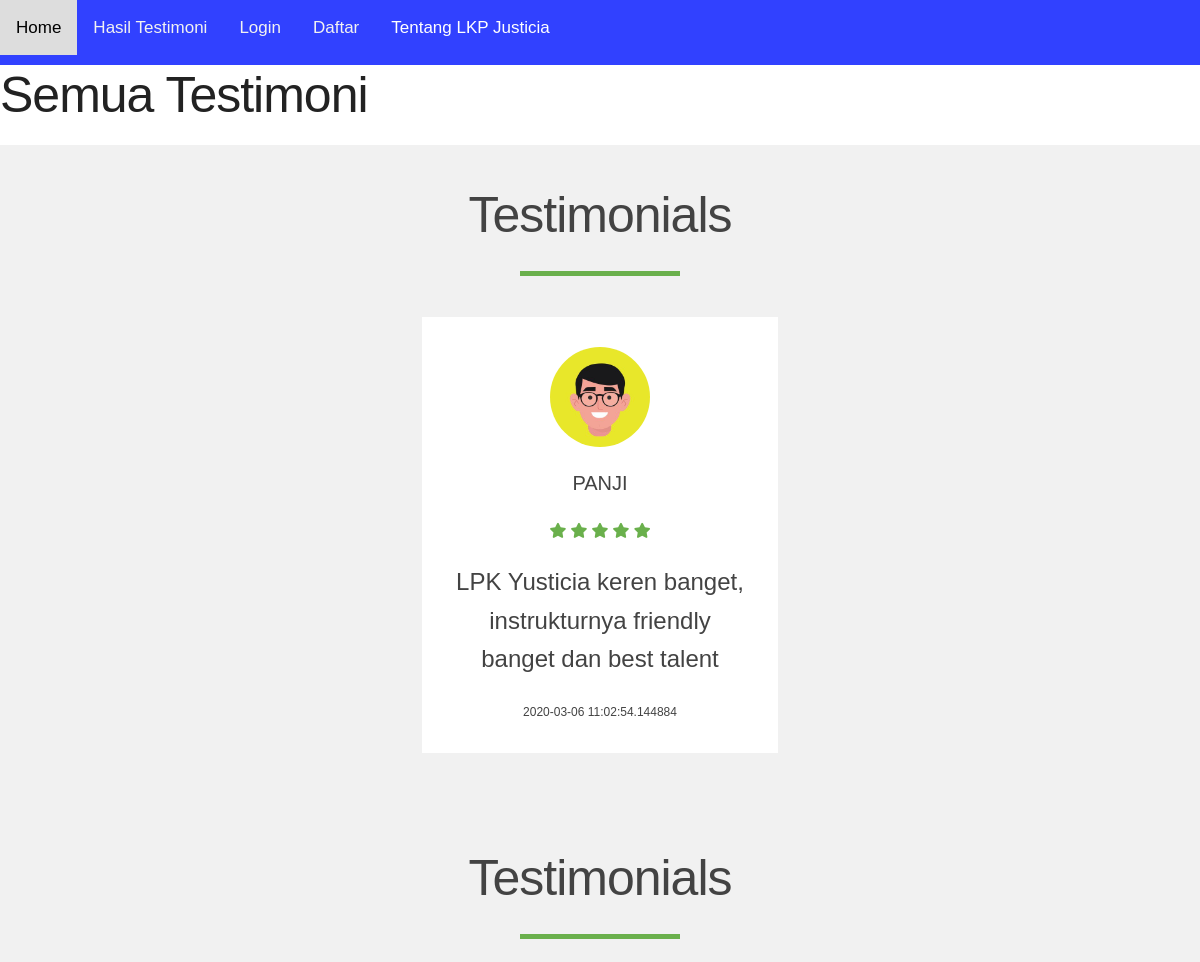
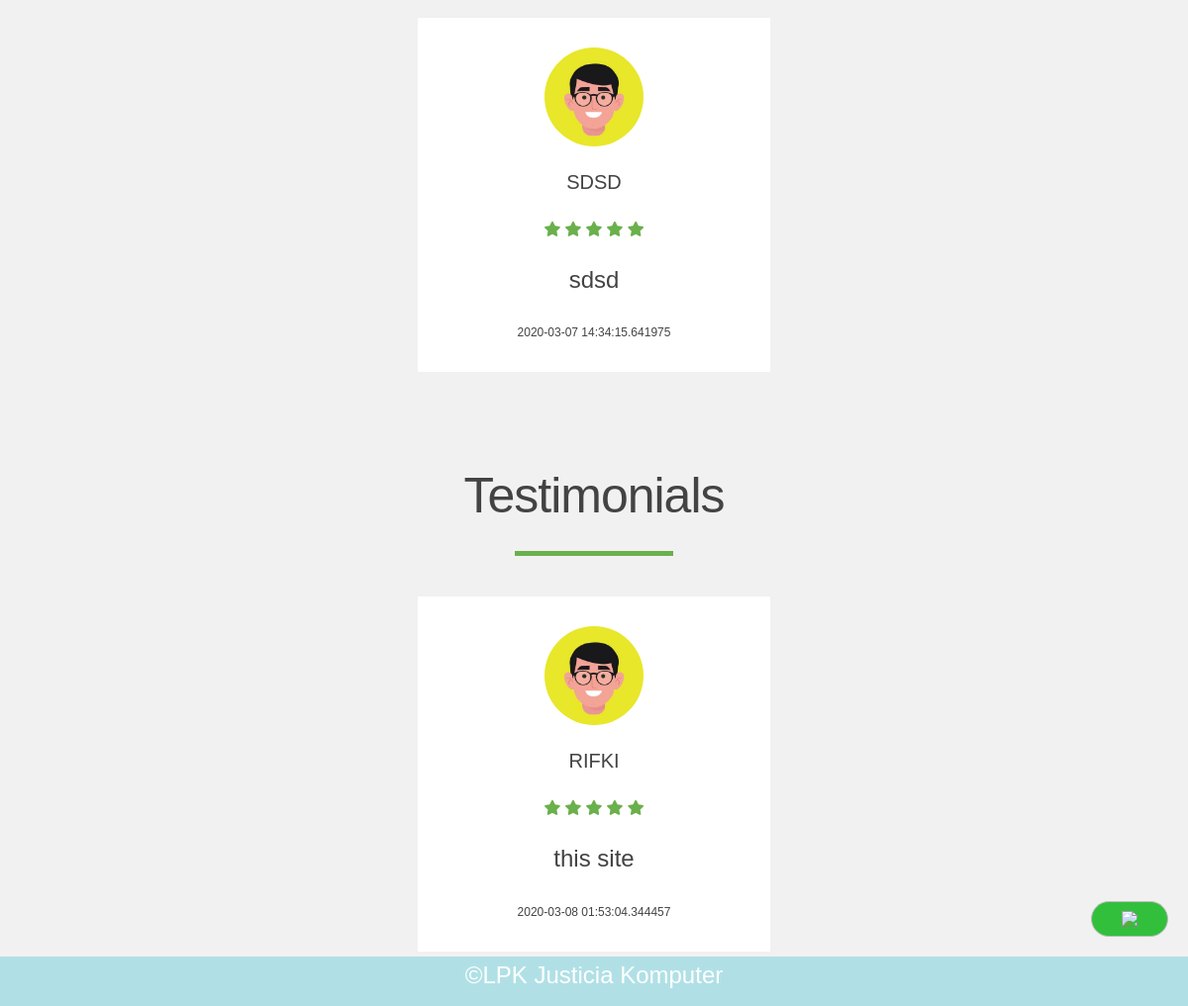
/hasiltesti, run on an earlier commit of the app's database (2 pictures, top to bottom).
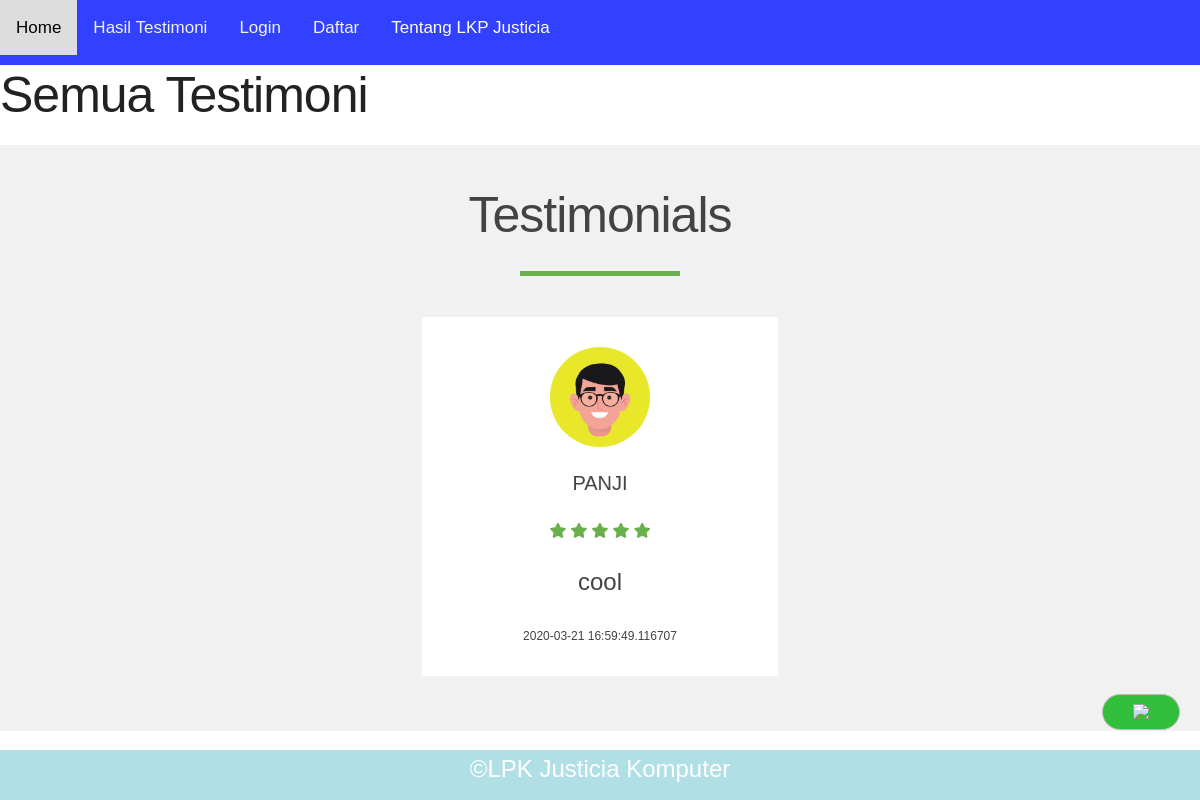
And on a later commit of the database.
### config.py (models this page shows, shortened)
class BlogPost(db.Model):
    id = db.Column(db.Integer, primary_key=True)
    nama = db.Column(db.String(100), nullable=False)
    content = db.Column(db.Text, nullable=False)
    author = db.Column(db.String(30), nullable=False, default='N/A')
    date_posted = db.Column(db.DateTime, nullable=False, default=datetime.utcnow)

### app.py (the view)
@app.route('/hasiltesti', methods=['GET', 'POST'])
def hasiltesti():
    nama = request.form.get('nama')
    content = request.form.get('content')
    all_posts = BlogPost.query.order_by(BlogPost.date_posted).all()
    return render_template('hasiltesti.html', posts=all_posts)

### templates/hasiltesti.html (shortened to what this page needs)
{% extends 'base.html' %}
{% block body %}
<h1> Semua Testimoni</h1>
  {% for post in posts %}
  <div class="testimonials">
      <div class="inner">
        <h1>Testimonials</h1>
        <div class="border"></div>
        <div class="row">
          <div class="col">
            <div class="testimonial">
              <img src="static/foto/testi.jpg" alt="">
              <div class="name">{{ post.nama }}</div>
              <div class="stars">
                <i class="fas fa-star"></i>
                <i class="fas fa-star"></i>
                <i class="fas fa-star"></i>
                <i class="fas fa-star"></i>
                <i class="fas fa-star"></i>
              </div>
              <p>
                {{ post.content }}<br>
              </p>
                <small>{{ post.date_posted }}</small>
            </div>
          </div>
        </div>
      </div>
    </div>
    {% endfor %}
{% endblock %}

### templates/base.html (shortened to what this page needs)
<html>
  <head>
    <link rel="stylesheet" type="text/css" href="{{url_for('static', filename='main.css')}}">
    <link rel="stylesheet" href="https://cdnjs.cloudflare.com/ajax/libs/font-awesome/4.7.0/css/font-awesome.min.css">
      <link rel="stylesheet" href="https://use.fontawesome.com/releases/v5.5.0/css/all.css">
  </head>
    <body>
      <div class="topnav" id="myTopnav">
          <a href="{{ url_for('index') }}">Home</a>
          <div class="menu-malasngoding">
          <li class="dropdown"><a href="#">Tentang LKP Justicia</a>
			</li>
          <a href="{{ url_for('hasiltesti') }}">Hasil Testimoni</a>
          {% if current_user.is_authenticated %}
            <div class="dropdown"><a href="#">Soal & Modul</a>
              <ul class="isi-dropdown">
                <li><a href="{{url_for('soal')}}">Soal</a></li>
                  <li><a href="{{url_for('download')}}">Download</a></li>
                </ul>
            </div>
          <a href="{{ url_for('pagetestimoni') }}">Buat Testimoni</a>
          <a href="{{ url_for('logout') }}">Logout {{current_user.username}}</a>
          {% else %}
          <a href="{{ url_for('login') }}">Login</a>
          {% endif %}
          {% if not current_user.is_authenticated %}
          <a href="{{ url_for('register') }}">Daftar</a>
          {% endif %}
      </div>
        </div>
      {% block body %}
      {% endblock %}
      <div style="position:fixed;right:20px;bottom:60px;">
      <a href="https://api.whatsapp.com/send?phone=+6285799591597&text=Hallo LKP Justicia">
      <button style="background:#32C03C;vertical-align:center;height:36px;border-radius:50px">
      <img src="https://web.whatsapp.com/img/favicon/1x/favicon.png"> </button></a>
      </div>
    {% block footer %}
        <div class="footer">
  <p>&copy;LPK Justicia Komputer</p>
</div>
    {% endblock %}
    </body>
</html>

### static/main.css (style rules this page uses)
body { margin: 0; font-family: Arial, Helvetica, sans-serif; margin: 0; padding: 0; background-image: #90caf9 ; background-size: cover; background-position: center; background-repeat: no-repeat; background-attachment: fixed; font-family: sans-serif; }
p { font-size: 18pt; font-family: Arial; }
.topnav { overflow: hidden; background-color: #333; }
.topnav a { float: left; display: block; color: #f2f2f2; text-align: center; padding: 14px 16px; text-decoration: none; font-size: 17px; }
a { background-color: transparent; }
h1 { font-size: 2em; margin: 0.67em 0; }
small { font-size: 80%; }
img { border: 0; }
button, input, optgroup, select, textarea { color: inherit; font: inherit; margin: 0; }
button { overflow: visible; }
button, select { text-transform: none; }
button, html input[type="button"], input[type="reset"], input[type="submit"] { -webkit-appearance: button; cursor: pointer; }
html { font-size: 62.5%; }
body { font-size: 1.5em; line-height: 1.6; font-weight: 400; font-family: "Raleway", "HelveticaNeue", "Helvetica Neue", Helvetica, Arial, sans-serif; color: #222; }
h1, h2, h3, h4, h5, h6 { margin-top: 0; margin-bottom: 2rem; font-weight: 300; }
h1 { font-size: 4.0rem; line-height: 1.2; letter-spacing: -.1rem; }
@media (min-width: 550px) { h1 { font-size: 5.0rem; } }
p { margin-top: 0; }
a { color: #1EAEDB; }
.button, button, input[type="submit"], input[type="reset"], input[type="button"] { display: inline-block; height: 38px; padding: 0 30px; color: #555; text-align: center; font-size: 11px; font-weight: 600; line-height: 38px; letter-spacing: .1rem; text-transform: uppercase; text-decoration: none; white-space: nowrap; background-color: transparent; border-radius: 4px; border: 1px solid #bbb; cursor: pointer; box-sizing: border-box; }
li { margin-bottom: 1rem; }
button, .button { margin-bottom: 1rem; }
pre, blockquote, dl, figure, table, p, ul, ol, form { margin-bottom: 2.5rem; }
.container:after, .row:after, .u-cf { content: ""; display: table; clear: both; }
.menu-malasngoding { background-color: #3141ff; }
.menu-malasngoding li a { display: inline-block; color: white; text-align: center; padding: 14px 16px; text-decoration: none; }
li.dropdown { display: inline-block; }
.testimonials { padding: 40px 0; background: #f1f1f1; color: #434343; text-align: center; }
.inner { max-width: 1200px; margin: auto; overflow: hidden; padding: 0 20px; }
.border { width: 160px; height: 5px; background: #6ab04c; margin: 26px auto; }
.row { display: flex; flex-wrap: wrap; justify-content: center; }
.col { flex: 33.33%; max-width: 33.33%; box-sizing: border-box; padding: 15px; }
.testimonial { background: #fff; padding: 30px; }
.testimonial img { width: 100px; height: 100px; border-radius: 50%; }
.name { font-size: 20px; text-transform: uppercase; margin: 20px 0; }
.stars { color: #6ab04c; margin-bottom: 20px; }
.footer { position: fixed; left: 0; bottom: 0; height:50px; width: 100%; background-color: powderblue; color: white; text-align: center; }
* { margin: 0; padding: 0; list-style: none; text-decoration: none; }
* { box-sizing: border-box }
body { font-family: Verdana, sans-serif; margin:0 }
html { box-sizing: border-box; }
*, *:before, *:after { box-sizing: inherit; }
.container::after, .row::after { content: ""; clear: both; display: table; }

What changed in the data, as far as the page shows it:
removed BlogPost: nama "SDSD", content "sdsd", date_posted "2020-03-07 14:34:15.641975"
removed BlogPost: nama "RIFKI", content "this site", date_posted "2020-03-08 01:53:04.344457"
changed BlogPost "PANJI": content "LPK Yusticia keren banget, instrukturnya friendly banget dan best talent" → "cool"; date_posted "2020-03-06 11:02:54.144884" → "2020-03-21 16:59:49.116707"
